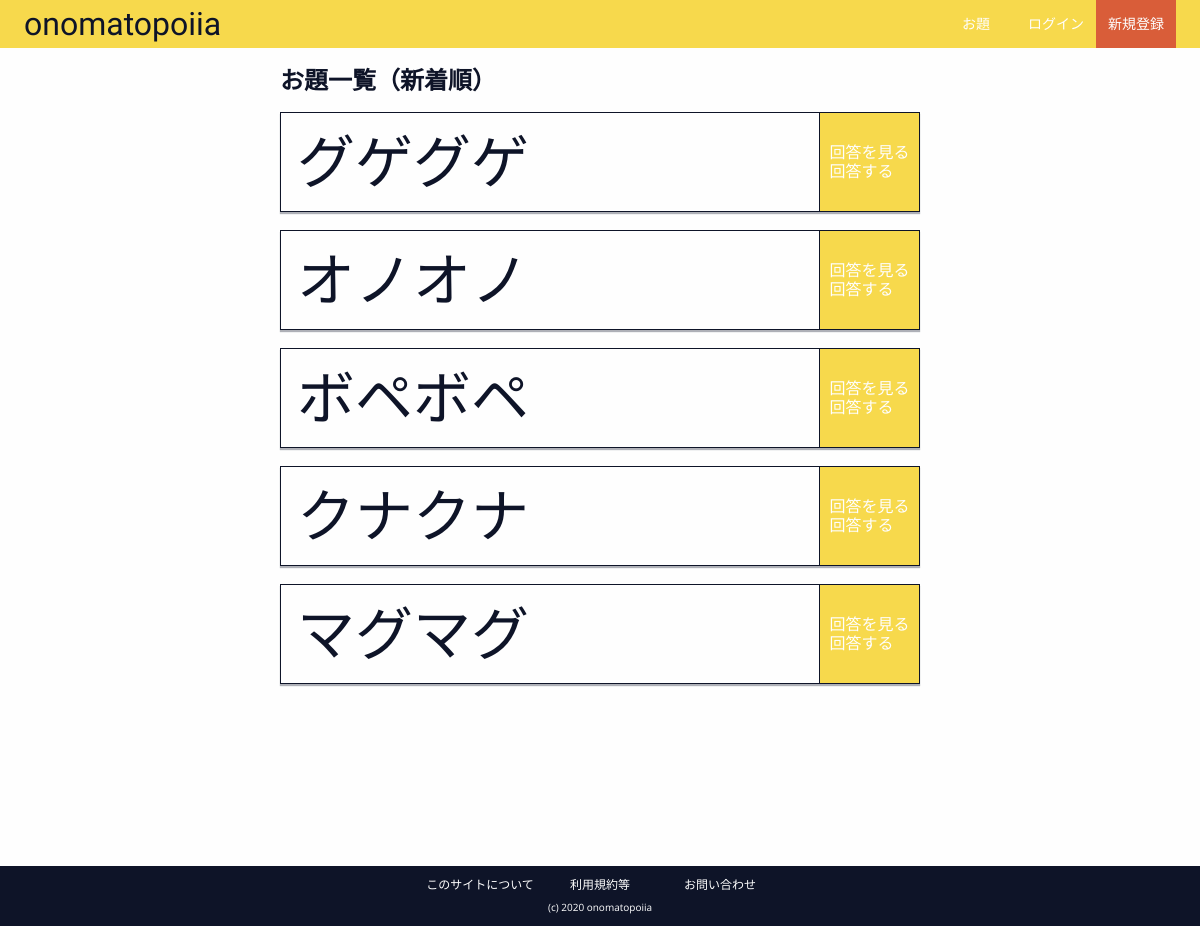
/odai/, run on an earlier commit of the app's database.
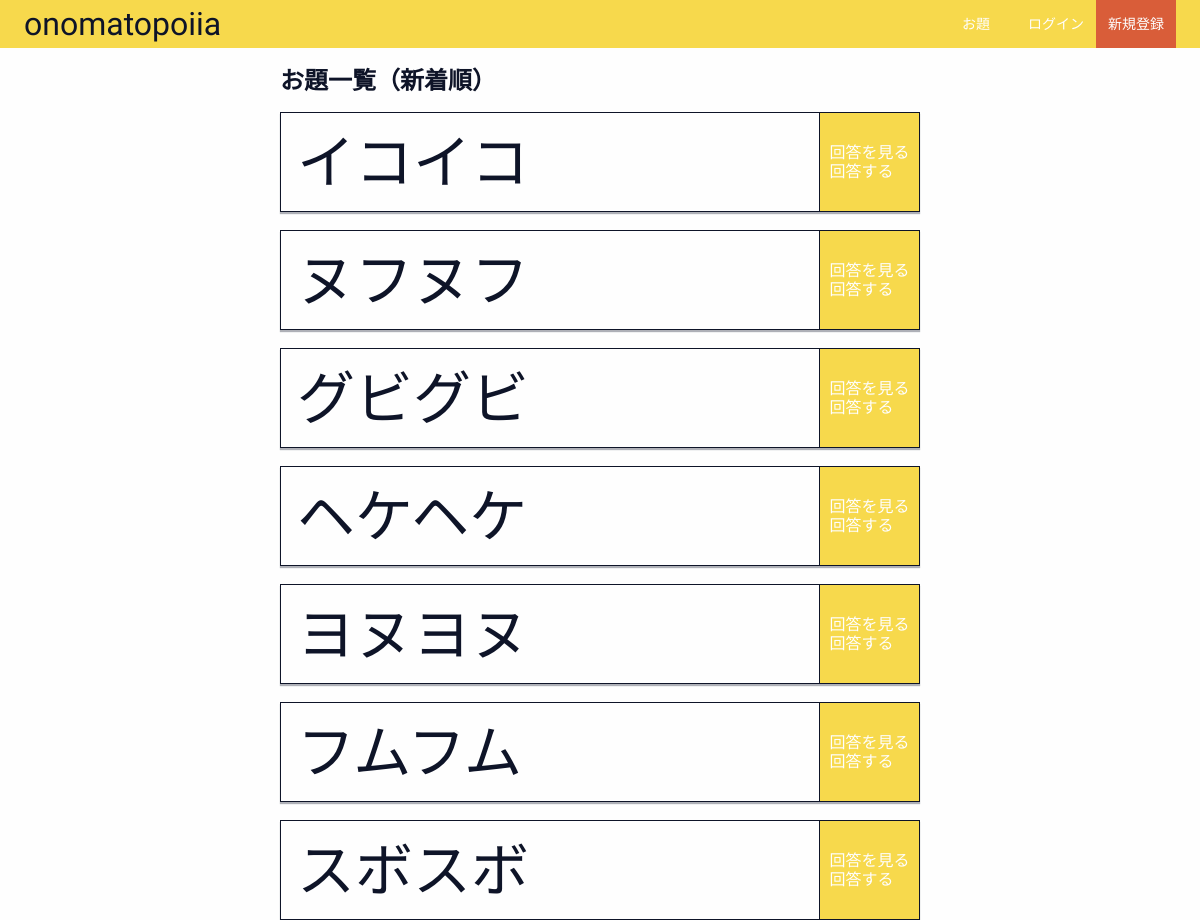
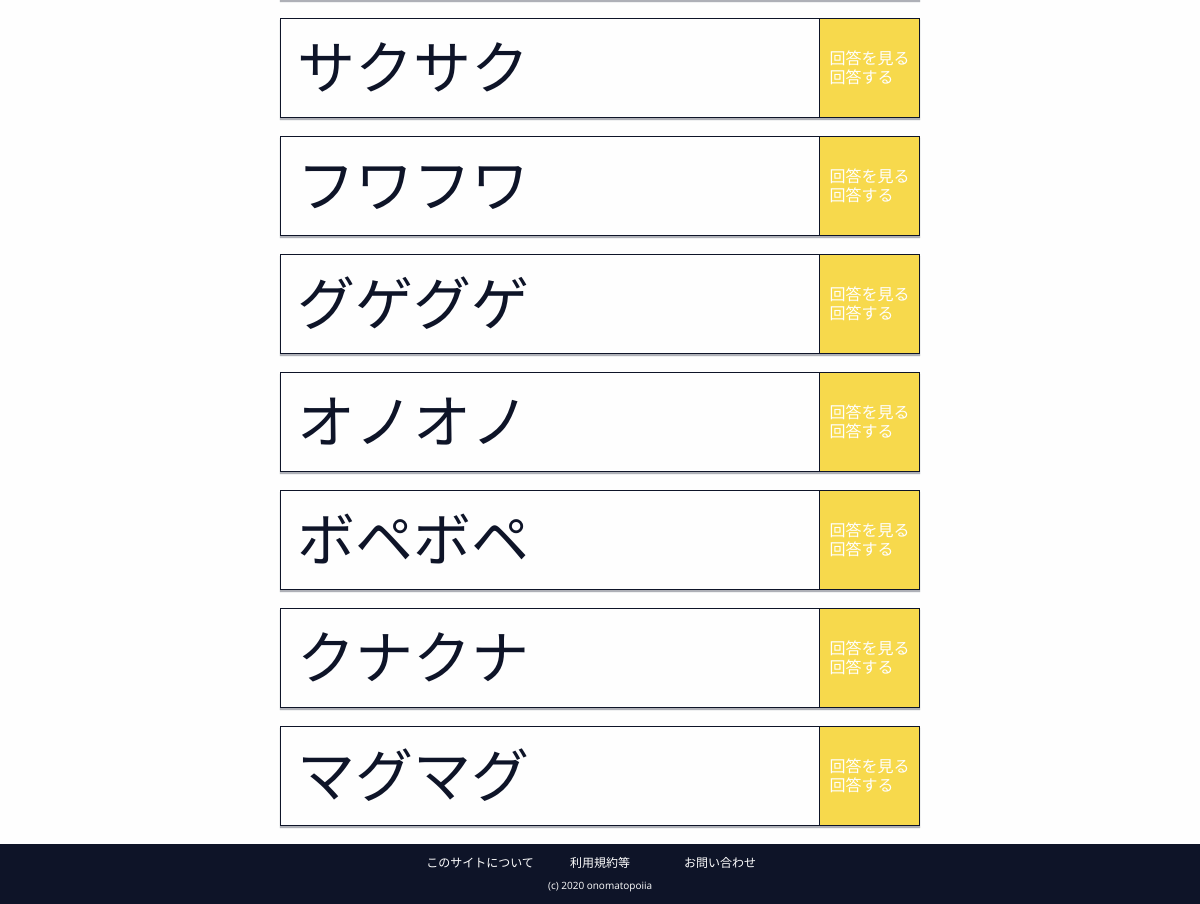
And on a later commit of the database (2 pictures, top to bottom).
### onomato/models.py (models this page shows, shortened)
class Odai(models.Model):
    odai_text = models.CharField(max_length=4)
    pub_date = models.DateTimeField('date published')

### onomato/views.py (the view)
# urls.py: path('odai/', views.odai_index, name='odai_index'),
def odai_index(request):
    latest_odai = Odai.objects.order_by('-pub_date')
    context = {'latest_odai': latest_odai}
    return render(request, 'odai.html', context)

### templates/odai.html (shortened to what this page needs)
{% extends 'base.html' %} {% load static %} {% block link %}
<link rel="stylesheet" href="{% static '/css/odai.css' %}" />
{% endblock %} {% block content %}
<div class="main__odais">
  {% if latest_odai %}
  <h2 class="main__odais__title">お題一覧（新着順）</h2>
  {% for odai in latest_odai %}
  <div class="main__odais__odai">
    <div class="main__odais__odai__text">
      {{ odai.odai_text }}
    </div>
    <a href="/odai/{{ odai.id }}" class="main__odais__odai__detail-link">
      <div>
        <div class="main__odais__odai__detail-link__text">
          回答を見る
        </div>
        <div class="main__odais__odai__detail-link__text">
          回答する
        </div>
      </div>
    </a>
  </div>
  {% endfor %} {% else %}
  <p>お題はまだありません。</p>
  {% endif %}
</div>
{% endblock %}

### templates/base.html (shortened to what this page needs)
{% load static %}
<!DOCTYPE html>
<html lang="ja">
  <head>
    <link rel="stylesheet" href="{% static '/css/reset.css' %}" />
    <link rel="stylesheet" href="{% static '/css/base.css' %}" />
    {% block link %}{% endblock %}
  </head>
  <body>
    <header class="header">
      <h1>
        <a href="{% url 'onomato:index' %}" class="header__title">
          onomatopoiia
        </a>
      </h1>
      <nav class="header__nav">
        <ul class="header__nav__list">
          <a href="{% url 'onomato:odai_index' %}">
            <li class="header__nav__list__item">お題</li>
          </a>
          {% if request.user.is_authenticated %}
          <li class="header__nav__list__item user" id="user-tab">
            <p class="user__text">
              {{ request.user.username | truncatechars:7 }}
            </p>
            <ul class="user__user-menu hidden" id="user-menu">
              <a href="{% url 'accounts:user' %}">
                <li class="user-menu__item">マイページ</li>
              </a>
              <a href="{% url 'logout' %}">
                <li class="user-menu__item">ログアウト</li>
              </a>
            </ul>
          </li>
          {% else %}
          <a href="{% url 'login' %}" class="header__nav__list__item login">
            <li>ログイン</li>
          </a>
          <a
            href="{% url 'accounts:signup' %}"
            class="header__nav__list__item signup"
          >
            <li>新規登録</li>
          </a>
          {% endif %}
        </ul>
      </nav>
    </header>
    <main class="main">
      {% block content %} {% endblock %}
    </main>
    <footer class="footer">
      <div class="footer__abouts">
        <ul>
          <a href="{% url 'onomato:about' %}"><li>このサイトについて</li></a>
          <a href="{% url 'onomato:tos' %}"><li>利用規約等</li></a>
          <a href="{% url 'onomato:contact' %}"><li>お問い合わせ</li></a>
        </ul>
      </div>
      <div class="footer__copyright">
        <p>
          (c) 2020 onomatopoiia
        </p>
      </div>
    </footer>
  </body>
</html>

### static/css/base.css (style rules this page uses)
* { font-family: "Open Sans", "M PLUS 1p", cursive; }
body { background-color: #fefefe; color: #0e1428; font-size: 16px; }
.header { background-color: #f7d94c; display: flex; justify-content: space-between; height: 48px; }
.header__title { font-family: "Lemon", cursive; font-size: 32px; line-height: 48px; margin: 0 24px; }
.header__nav__list { display: flex; justify-content: space-around; height: 48px; margin-right: 24px; }
.header__nav__list__item { color: #fefefe; display: inline-block; font-size: 14px; display: inline-block; line-height: 48px; height: 48px; text-align: center; transition: background-color 0.2s; width: 80px; }
.header__nav__list__item.login { background-color: #f7d94c; }
.header__nav__list__item.signup { background-color: #d95d39; }
.main { margin: 0 auto; min-height: 100vh; max-width: 640px; min-width: 320px; }
.footer { background-color: #0e1428; color: #fefefe; font-size: 12px; height: 60px; padding: 8px 0; }
.footer__abouts { height: 22px; width: 360px; margin: 0 auto; }
.footer__abouts ul { display: flex; justify-content: center; }
.footer__abouts ul li { display: inline-block; line-height: 22px; text-align: center; transition: opacity 0.2s; width: 120px; }
.footer__copyright { font-size: 10px; line-height: 22px; text-align: center; }

### static/css/odai.css (style rules this page uses)
.main__odais__title { font-size: 24px; font-weight: bold; margin: 18px 0; }
.main__odais__odai { border: 1px solid #0e1428; box-shadow: 0 2px 1px 0 #0e142855; display: flex; height: 100px; justify-content: space-between; margin: 18px 0; }
.main__odais__odai__text { font-family: "Koharuiro"; font-size: 58px; height: 80px; line-height: 86px; padding: 8px 16px; }
.main__odais__odai__detail-link { background-color: #f7d94c; border-left: 1px solid #0e1428; color: #fefefe; display: grid; place-items: center; transition: background-color 0.2s, color 0.2s; width: 100px; }

What changed in the data, as far as the page shows it:
added Odai: odai_text "イコイコ"
added Odai: odai_text "ヌフヌフ"
added Odai: odai_text "グビグビ"
added Odai: odai_text "ヘケヘケ"
added Odai: odai_text "ヨヌヨヌ"
added Odai: odai_text "フムフム"
added Odai: odai_text "スボスボ"
added Odai: odai_text "サクサク"
added Odai: odai_text "フワフワ"
